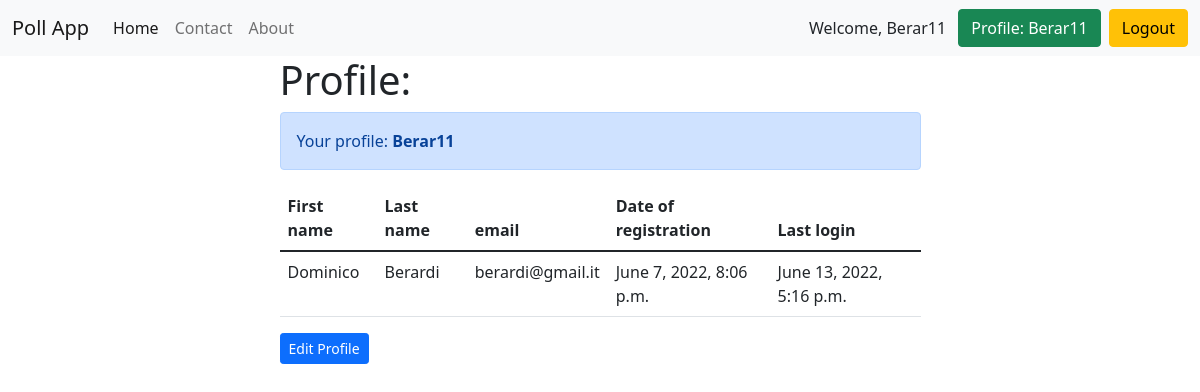
Page /users/profile/ (signed in) on the earlier database version.
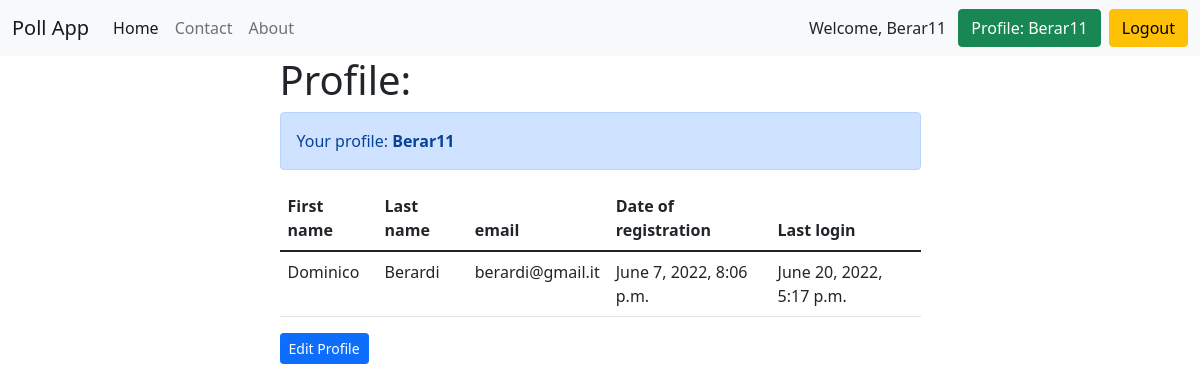
Same page on the later database version.
### accounts/models.py (models this page shows)
class User(AbstractUser):
    email = models.EmailField(unique=True)
    email_confirmed = models.BooleanField(default=False)

### accounts/views.py (the view)
# urls.py: path('profile/', profile, name='profile'),
@login_required
def profile(request):
    return render(request, 'accounts/profile.html')

### accounts/templates/accounts/profile.html (shortened to what this page needs)
{% extends 'base.html' %}
{% block content %}
<h1>Profile:</h1>
<div class="alert alert-primary" role="alert">Your profile: <b>{{ user.username }}</b></div>
<table class="table">
    <thead>
    <tr>
        <th scope="col">First name</th>
        <th scope="col">Last name</th>
        <th scope="col">email</th>
        <th scope="col">Date of registration</th>
        <th scope="col">Last login</th>
    </tr>
    </thead>
    <tbody>
    <tr>
        <td>{{ user.first_name }}</td>
        <td>{{ user.last_name }}</td>
        <td>{{ user.email }}</td>
        <td>{{ user.date_joined }}</td>
        <td>{{ user.last_login }}</td>
    </tr>
    </tbody>
</table>
<a href="{% url 'accounts:edit_user' %}" class="btn btn-primary btn-sm">Edit Profile</a>
{% endblock %}

### templates/base.html (shortened to what this page needs)
<!DOCTYPE html>
<html lang="en">
<head>
    <link href="https://cdn.jsdelivr.net/npm/bootstrap@5.1.3/dist/css/bootstrap.min.css" rel="stylesheet"
>
</head>
<body>
<nav class="navbar navbar-expand-lg navbar-light bg-light">
    <div class="container-fluid">
        <a class="navbar-brand" href="{% url 'poll_app:home' %}">Poll App</a>
        <div class="collapse navbar-collapse" id="navbarNavAltMarkup">
            <div class="navbar-nav">
                <a class="nav-link active" aria-current="page" href="{% url 'poll_app:home' %}">Home</a>
                <a class="nav-link" href="{% url 'contact:contact' %}">Contact</a>
                <a class="nav-link" href="{% url 'poll_app:about' %}">About</a>
            </div>
        </div>
        {% if request.user.is_authenticated %}
        Welcome, {{ user.username }}
        &ensp;<a class="btn btn-success" href="{% url 'accounts:profile' %}" type="submit">Profile: {{ user.username }}</a>
        &ensp;<a class="btn btn-warning" href="{% url 'accounts:logout' %}" type="submit">Logout</a>
        {% else %}
        <a class="btn btn-warning" href="{% url 'accounts:login' %}" type="submit">Login</a>&ensp;
        <a class="btn btn-danger" href="{% url 'accounts:signup' %}" type="submit">Sign Up</a>
        {% endif %}
    </div>
</nav>
<div class="container">
    <div class="row">
        <div class="col-md-7 m-auto">
            {% block content %}
            {% endblock %}
        </div>
    </div>
</div>
</body>
</html>

Differences in the rows shown:
changed User "Berar11": last_login "June 13, 2022, 5:16 p.m." → "June 20, 2022, 5:17 p.m."
